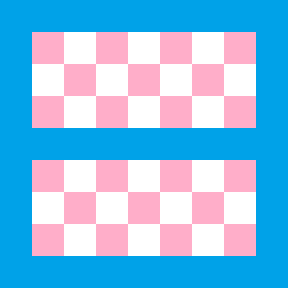

This is a level from a 2D game, rendered from its Tiled map with the project's own tilesets. A one-line summary and the map file follow, with tile-layer data summarised:
An orthogonal 9x9 tile map with 32x32 px tiles, 1 tile layer (base_floor).

<map version="1.5" tiledversion="1.6.0" orientation="orthogonal" renderorder="right-down" width="9" height="9" tilewidth="32" tileheight="32" infinite="0" nextlayerid="3" nextobjectid="1">
 <tileset firstgid="1" source="test_set02.tsx" />
 <layer id="1" name="base_floor" width="9" height="9">
  <data>[81 cells, 81 non-empty, 3 distinct tile ids]</data>
 </layer>
 <objectgroup id="2" name="card_floor" />
</map>